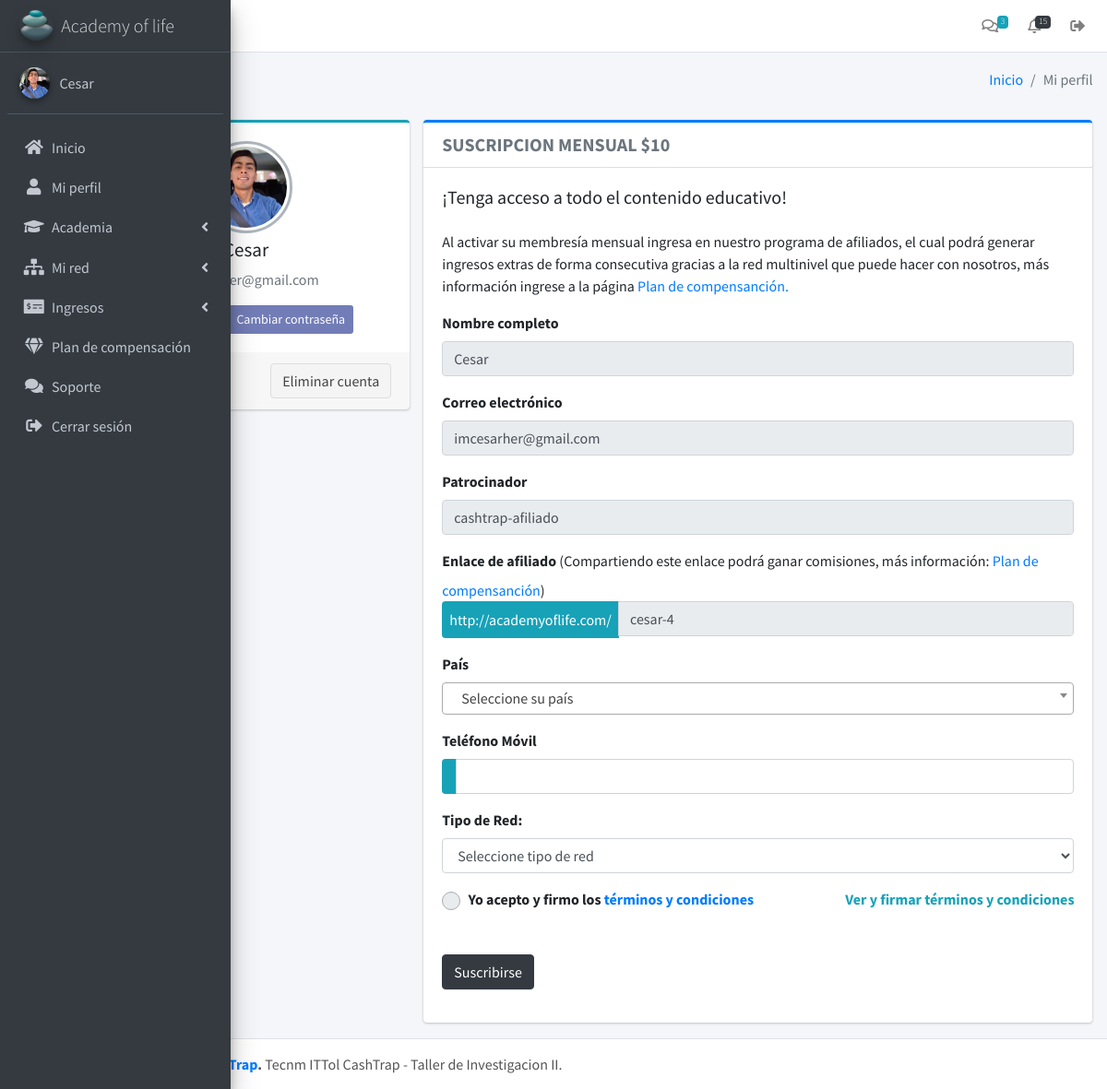
/backoffice/perfil (signed in), run on the app's committed database.
### tables this page shows
CREATE TABLE `usuarios` (
  `id_usuario` int(11) NOT NULL,
  `perfil` text NOT NULL,
  `nombre` text NOT NULL,
  `email` text NOT NULL,
  `password` text NOT NULL,
  `suscripcion` int(11) NOT NULL,
  `id_suscripcion` text DEFAULT NULL,
  `ciclo_pago` int(11) DEFAULT NULL,
  `vencimiento` date DEFAULT NULL,
  `verificacion` int(11) NOT NULL,
  `email_encriptado` text DEFAULT NULL,
  `foto` text DEFAULT NULL,
  `enlace_afiliado` text DEFAULT NULL,
  `patrocinador` text DEFAULT NULL,
  `paypal` text DEFAULT NULL,
  `pais` text DEFAULT NULL,
  `codigo_pais` text DEFAULT NULL,
  `telefono_movil` text DEFAULT NULL,
  `firma` text DEFAULT NULL,
  `fecha_contrato` date DEFAULT NULL,
  `fecha` timestamp NOT NULL DEFAULT current_timestamp()
);

### backoffice/controladores/plantilla.controlador.php (called while the page is built)
<?php
class ControladorPlantilla{
    public function ctrPlantilla(){
        include "vistas/plantilla.php";
    }
}

### backoffice/index.php (called while the page is built, shortened)
<?php
require_once "controladores/plantilla.controlador.php";
require_once "controladores/general.controlador.php";
require_once "controladores/usuarios.controlador.php";
require_once "modelos/usuarios.modelo.php";
$plantilla = new ControladorPlantilla();
$plantilla -> ctrPlantilla();

### backoffice/controladores/usuarios.controlador.php (called while the page is built, shortened)
<?php
Class ControladorUsuarios{
	static public function ctrMostrarUsuarios($item, $valor){
		$tabla = "usuarios";
		$respuesta = ModeloUsuarios::mdlMostrarUsuarios($tabla, $item, $valor);
		return $respuesta;
	}
}

### backoffice/modelos/conexion.php (called while the page is built)
<?php
class Conexion{
	static public function conectar(){
		$link = new PDO("mysql:host=localhost;dbname=cashtrap",
						"root",
						"");
		$link->exec("set names utf8");
		return $link;
	}
}

### backoffice/modelos/usuarios.modelo.php (called while the page is built, shortened)
<?php
require_once "conexion.php";
class ModeloUsuarios{
	static public function mdlMostrarUsuarios($tabla, $item, $valor){
		if($item != null && $valor != null){
			$stmt = Conexion::conectar()->prepare("SELECT * FROM $tabla WHERE $item = :$item");
			$stmt->bindParam(":".$item, $valor, PDO::PARAM_STR);
			$stmt -> execute();
			return $stmt -> fetch();
		}else{
			$stmt = Conexion::conectar()->prepare("SELECT * FROM $tabla");
			$stmt -> execute();
			return $stmt -> fetchAll();
		}
	}
}

### backoffice/controladores/general.controlador.php (called while the page is built, shortened)
<?php
class ControladorGeneral{
	static public function ctrValorSuscripcion(){
		return 10;
	}
}

### backoffice/vistas/paginas/modulos/menu.php (the view, shortened to what this page needs)
<aside class="main-sidebar sidebar-dark-primary elevation-4">
  <a href="inicio" class="brand-link">
  <img src="vistas/img/plantilla/icono.png" alt="AdminLTE Logo" class="brand-image img-circle elevation-3" style="opacity: .8">
    <span class="brand-text font-weight-light">Academy of life</span>
  </a>
  <div class="sidebar">
    <div class="user-panel mt-3 pb-3 mb-3 d-flex">
      <div class="image">
      <?php if ($usuario["foto"] == ""): ?>
         <img src="vistas/img/usuarios/default/default.png" class="img-circle elevation-2" alt="User Image">
      <?php else: ?>
        <img src="<?php echo $usuario["foto"] ?>" class="img-circle elevation-2" alt="User Image">
      <?php endif ?>
      </div>
      <div class="info">
        <a href="perfil" class="d-block"><?php echo $usuario["nombre"] ?></a>
      </div>
    </div>
    <nav class="mt-2">
      <ul class="nav nav-pills nav-sidebar flex-column" data-widget="treeview" role="menu" data-accordion="false">
        <li class="nav-item">
          <a href="inicio" class="nav-link">
            <i class="nav-icon fas fa-home"></i>
            <p>Inicio</p>
          </a>
        </li>
        <li class="nav-item">
          <a href="perfil" class="nav-link">
            <i class="nav-icon fas fa-user"></i>
            <p>Mi perfil</p>
          </a>
        </li>
        <li class="nav-item has-treeview">
          <a href="#" class="nav-link">
            <i class="nav-icon fas fa-graduation-cap"></i>
            <p>
            Academia
              <i class="right fas fa-angle-left"></i>
            </p>
          </a>
        </li>
        <li class="nav-item has-treeview">
          <a href="#" class="nav-link">
            <i class="nav-icon fas fa-sitemap"></i>
            <p>
            Mi red
              <i class="right fas fa-angle-left"></i>
            </p>
          </a>
        </li>
         <li class="nav-item has-treeview">
          <a href="#" class="nav-link">
            <i class="nav-icon fas fa-money-check-alt"></i>
            <p>
            Ingresos
              <i class="right fas fa-angle-left"></i>
            </p>
          </a>
        </li>
        <li class="nav-item">
          <a href="plan-compensacion" class="nav-link">
            <i class="nav-icon fas fa-gem"></i>
            <p>Plan de compensación</p>
          </a>
        </li>
        <li class="nav-item">
          <a href="soporte" class="nav-link">
            <i class="nav-icon fas fa-comments"></i>
            <p>Soporte</p>
          </a>
        </li>
        <li class="nav-item">
          <a href="salir" class="nav-link">
            <i class="nav-icon fas fa-sign-out-alt"></i>
            <p>Cerrar sesión</p>
          </a>
        </li>
      </ul>
    </nav>
  </div>
</aside>

### backoffice/vistas/paginas/modulos/perfil/info-usuario.php (shortened to what this page needs)
<div class="col-12 col-md-4">
	<div class="card card-info card-outline">
		<div class="card-body box-profile">
			<div class="text-center">
			<?php if ($usuario["foto"] == ""): ?>
				<img class="profile-user-img img-fluid img-circle" src="vistas/img/usuarios/default/default.png">
			<?php else: ?>
				<img class="profile-user-img img-fluid img-circle" src="<?php echo $usuario["foto"] ?>">
			<?php endif ?>
			</div>
			<h3 class="profile-username text-center">
				<?php echo $usuario["nombre"] ?>
			</h3>
			<p class="text-muted text-center">
				<?php echo $usuario["email"] ?>
			</p>
			<div class="text-center">
				<button class="btn btn-primary btn-sm" data-toggle="modal" data-target="#cambiarFoto">Cambiar foto</button>
				<button class="btn btn-purple btn-sm" data-toggle="modal" data-target="#cambiarPassword">Cambiar contraseña</button>
			</div>
		</div>
		<div class="card-footer">
			<button class="btn btn-default float-right">Eliminar cuenta</button>
		</div>
	</div>
</div>

### backoffice/vistas/paginas/modulos/perfil/formulario-suscripcion.php (shortened to what this page needs)
<?php if ($usuario["suscripcion"] == 0): ?>
<div class="col-12 col-md-8">
	<div class="card card-primary card-outline">
		<div class="card-header">
			<h5 class="m-0 text-uppercase text-secondary">
				<strong>Suscripcion mensual $<?php echo $valorSuscripcion ?></strong>
			</h5>
		</div>
		<div class="card-body">
			<h6 class="card-title">¡Tenga acceso a todo el contenido educativo!</h6>
			<br>
			<p class="card-text">Al activar su membresía mensual ingresa en nuestro programa de afiliados, el cual podrá generar ingresos extras de forma consecutiva gracias a la red multinivel que puede hacer con nosotros, más información ingrese a la página <a href="plan-compensacion">Plan de compensanción.</a></p>
			<div class="form-group">
				<label for="inputName" class="control-label">Nombre completo</label>
				<div>
					<input type="text" class="form-control" id="inputName" value="<?php echo $usuario["nombre"] ?>" readonly>
				</div>
			</div>
			<div class="form-group">
				<label for="inputEmail" class="control-label">Correo electrónico</label>
				<div>
					<input type="text" class="form-control" id="inputEmail" value="<?php echo $usuario["email"] ?>" readonly>
				</div>
			</div>
			<div class="form-group">
				<label for="inputPatrocinador" class="control-label">Patrocinador</label>
				<div>
					<input type="text" class="form-control" id="inputPatrocinador" value="<?php echo $usuario["patrocinador"] ?>" readonly>
				</div>
			</div>
			<div class="form-group">
				<label for="inputAfiliado" class="control-label">Enlace de afiliado</label>
				<span>(Compartiendo este enlace podrá ganar comisiones, más información: <a href="plan-compensacion">Plan de compensanción</a>)</span>
				<div class="input-group">
					<div class="input-group-prepend">
						<span class="p-2 bg-info rounded-left">http://academyoflife.com/</span>
					</div>
					<input type="text" class="form-control" id="inputAfiliado" value="<?php echo strtolower(str_replace(" ", "-", $usuario["nombre"]))."-".$usuario["id_usuario"] ?>" readonly>
				</div>
			</div>
			<div class="form-group">
				<label for="inputPais" class="control-label">País</label>
				<div>
				</div>
			</div>
			<div class="form-group">
				<label for="inputMovil" class="control-label">Teléfono Móvil</label>
				<div class="input-group">
					<div class="input-group-prepend">
						<span class="p-2 bg-info rounded-left dialCode"></span>
					</div>
					<input type="text" class="form-control" id="inputMovil" data-inputmask="'mask':'(999) 999-9999'" data-mask>
				</div>
			</div>
			<div class="form-group">
				<label for="tipoRed">Tipo de Red:</label>
				<select class="form-control" id="tipoRed">
					<option value="">Seleccione tipo de red</option>
				</select>
			</div>
			<div class="form-group pb-4">
				<div class="col-sm-offset-2">
					<div class="checkbox">
						<label for="aceptarTerminos">
							<span></span> Yo acepto y firmo los <a href="#terminos" data-toggle="collapse">términos y condiciones</a>
						</label>
						<a href="#terminos" data-toggle="collapse"><span class="float-left float-xl-right text-info"><b>Ver y firmar términos y condiciones</b></span>
						</a>
					</div>
				</div>
			</div>
			<div class="form-group">
				<div class="col-sm-offset-2">
					<button type="submit" class="btn btn-dark suscribirse">Suscribirse</button>
				</div>
			</div>
		</div>
	</div>
</div>
<?php endif ?>

### backoffice/vistas/css/style.css (style rules this page uses)
.bg-purple, .btn-purple { background-color: #727cb6; color:white; }
label[for="aceptarTerminos"] span { display:inline-block; width:20px; height:20px; background:#E9ECEF; vertical-align:middle; border-radius:100%; margin-right: 5px; border:1px solid #aaa; cursor:pointer; }

### data on the page
usuarios: foto (picture), nombre "Cesar", email "imcesarher@gmail.com", patrocinador "cashtrap-afiliado", nombre+id_usuario "cesar-4"

### other printed values
$valorSuscripcion "10"
